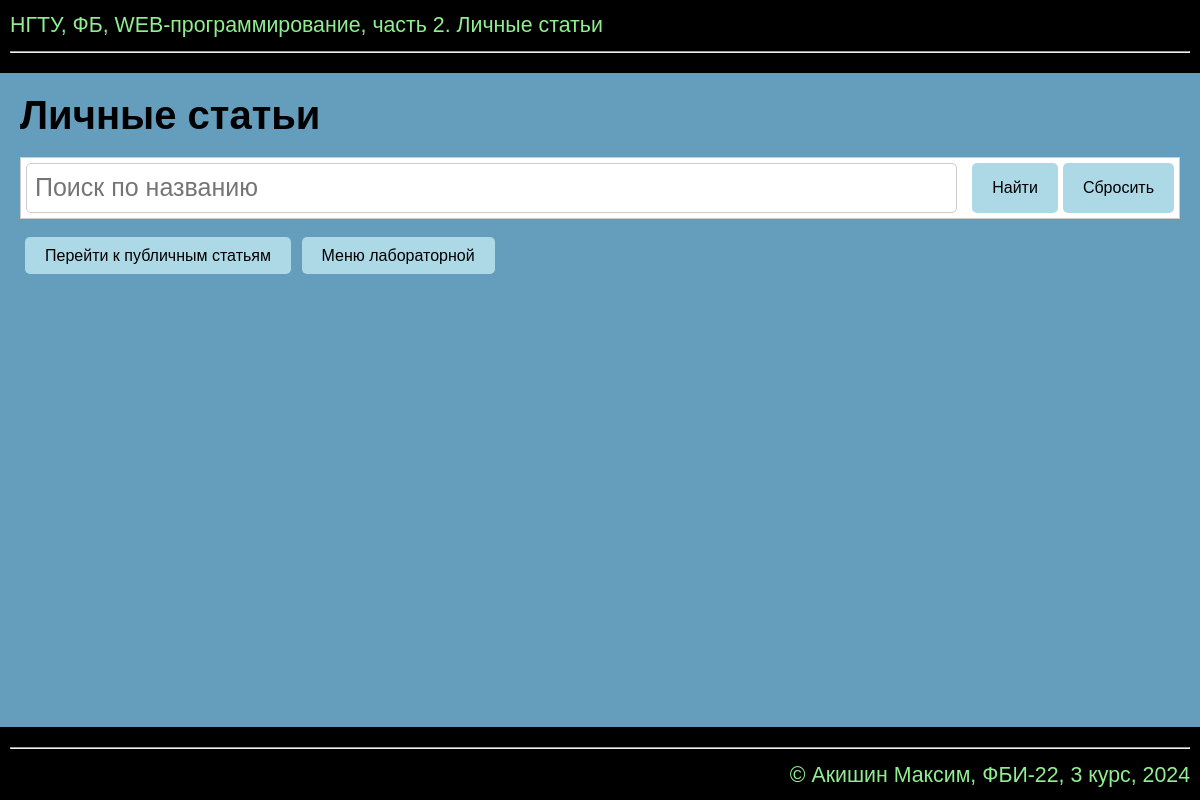
Before: /lab8/personal_articles/ (signed in) with the older database file.
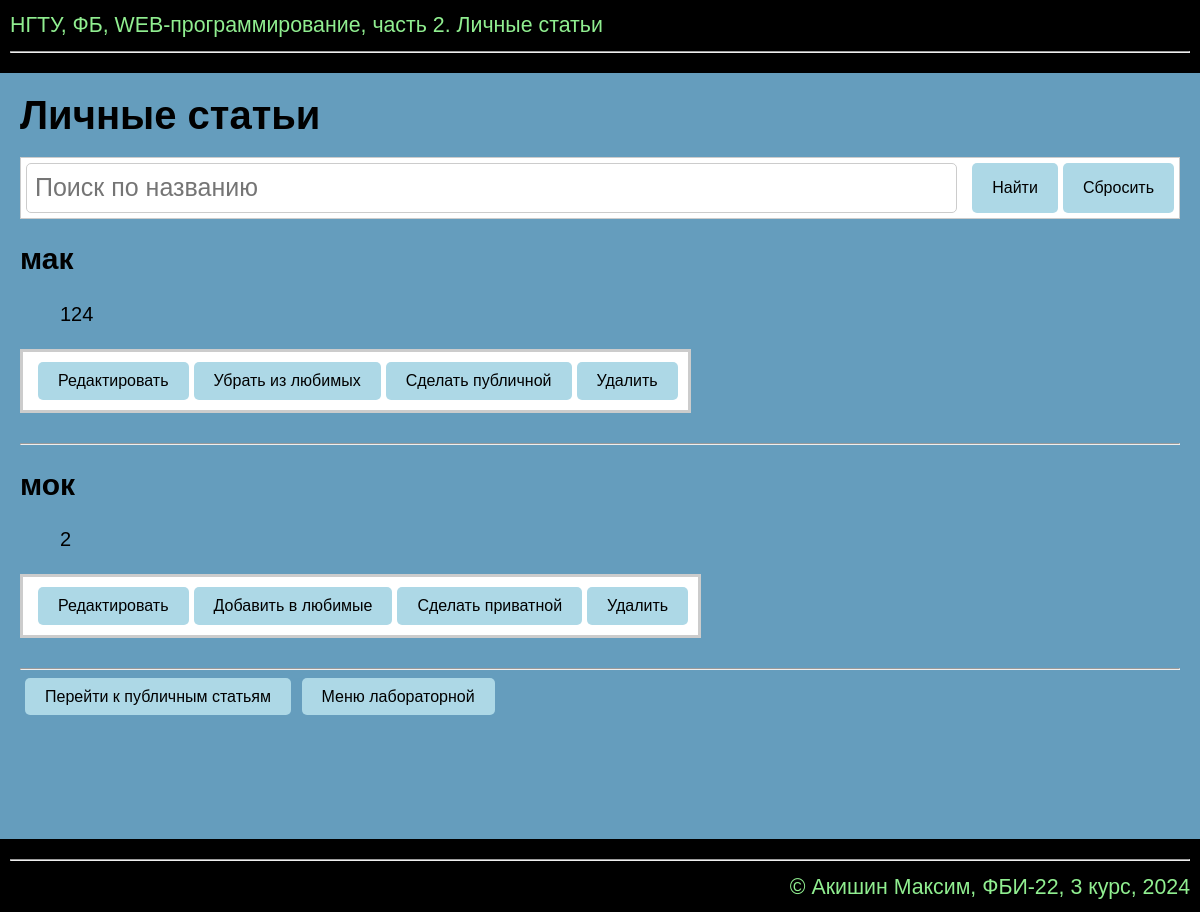
After: the same page with the newer database file.
### db/models.py (models this page shows)
class articles(db.Model):
    id = db.Column(db.Integer, primary_key=True)
    login_id = db.Column(db.Integer, db.ForeignKey('users.id'))
    title = db.Column(db.String(50), nullable=False)
    article_text = db.Column(db.Text, nullable=False)
    is_favorite = db.Column(db.Boolean)
    is_public = db.Column(db.Boolean)
    likes = db.Column(db.Integer, default=0)  # Устанавливаем значение по умолчанию

### lab8.py (the view)
@lab8.route('/lab8/personal_articles/')
@login_required
def personal_articles():
    search_query = request.args.get('search')  # Получаем строку поиска
    if search_query:
        articles_list = articles.query.filter(
            articles.login_id == current_user.id,  # Убедитесь, что статьи принадлежат текущему пользователю
            articles.title.ilike(f'%{search_query}%')  # Фильтруем по названию
        ).all()
    else:
        articles_list = current_user.articles  # Доступ к статьям, связанным с текущим пользователем
    return render_template('lab8/personal_articles.html', articles=articles_list)

### app.py (called while the page is built)
@login_manager.user_loader
def load_users(login_id):
    return users.query.get(int(login_id))

### templates/lab8/personal_articles.html (shortened to what this page needs)
{% extends "base.html" %}
{% block lab %}Личные статьи{% endblock %}
{% block main %}
<h1>Личные статьи</h1>
<div class="search-container">
    <form method="GET" action="{{ url_for('lab8.personal_articles') }}" style="display: flex; width: 100%;">
        <input type="text" name="search" class="input-field" placeholder="Поиск по названию">
        <button type="submit" class="form-button">Найти</button>
        <a href="{{ url_for('lab8.personal_articles') }}" class="form-button">Сбросить</a>
    </form>
</div>
{% for article in articles %}
    <div class="article-container">
        <h2>{{ article.title }}</h2>
        <blockquote>{{ article.article_text }}</blockquote>
        <div class="nav-container">
            <form method="GET" action="{{ url_for('lab8.edit', id=article.id) }}">
                <button type="submit" class="form-button">Редактировать</button>
            </form>
            <form method="POST" action="{{ url_for('lab8.toggle_favorite', id=article.id) }}">
                <button type="submit" class="form-button">{{ "Убрать из любимых" if article.is_favorite else "Добавить в любимые" }}</button>
            </form>
            <form method="POST" action="{{ url_for('lab8.toggle_public', id=article.id) }}">
                <button type="submit" class="form-button">{{ "Сделать приватной" if article.is_public else "Сделать публичной" }}</button>
            </form>
            <form method="POST" action="{{ url_for('lab8.delete', id=article.id) }}">
                <button type="submit" class="form-button" onclick="return confirm('Вы уверены, что хотите удалить эту статью?');">Удалить</button>
            </form>
        </div>
    </div>
    <hr>
{% endfor %}
<a href="{{ url_for('lab8.public_articles') }}" class="form-button">Перейти к публичным статьям</a>
<a href="/lab8/" class="form-button">Меню лабораторной</a>
{% endblock %}

### templates/base.html (shortened to what this page needs)
<!DOCTYPE html>
<html lang="ru">
<head>
    <link rel="stylesheet" href="{{ url_for('static', filename='main.css') }}">
</head>
<body>
    <header>
        НГТУ, ФБ, WEB-программирование, часть 2. {{ self.lab() }}
        <hr>
    </header>
    <main>
        {% block main %}{% endblock %}
    </main>
    <footer>
        <hr>
        &copy; Акишин Максим, ФБИ-22, 3 курс, 2024
    </footer>
</body>
</html>

### static/main.css (style rules this page uses)
body { color: black; font-size: 20px; background-color: #659DBD; font-family: Arial; margin: 0px; line-height: 1.5em; margin-bottom:200px }
footer { background-color: black; color: LightGreen; padding: 10px; font-size: 16pt; text-align: right; position: fixed; bottom: 0; right: 0; left: 0; }
header { background-color: black; color: LightGreen; padding: 10px; font-size: 16pt; }
main { margin: 20px; }

### templates/lab8/personal_articles.html (style rules this page uses)
.search-container { display: flex; width: 100%; padding: 5px; border: 1px solid #ccc; background-color: white; margin-bottom: 20px; box-sizing: border-box; }
.input-field { flex: 1; padding: 8px; border: 1px solid #ccc; border-radius: 5px; font-size: 25px; margin-right: 10px; }
.form-button { background-color: lightblue; border: none; color: black; padding: 10px 20px; font-size: 16px; border-radius: 5px; cursor: pointer; margin-left: 5px; text-decoration: none; width: auto; }
.nav-container { display: inline-flex; justify-content: flex-start; align-items: center; padding: 10px; border: 3px solid #ccc; background-color: white; margin-bottom: 20px; box-sizing: border-box; }

Changed rows visible on the page:
added articles: title "мак", article_text "124", is_favorite "Убрать из любимых", is_public "Сделать публичной"
added articles: title "мок", article_text "2", is_favorite "Добавить в любимые", is_public "Сделать приватной"
